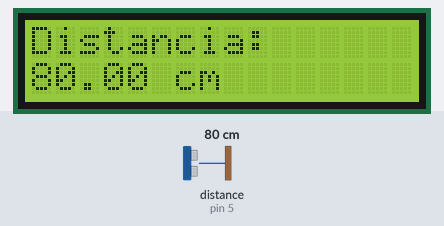
Recording of a sketch running on a simulated Arduino Uno, built with avr-gcc and run on an emulated ATmega328P. On the bench: 16×2 character LCD. The test bench sets the inputs (shaded band); at power-on: distance to the obstacle (sensor on pin 5) 80 cm. The echo pulse lasts 58.3 µs per cm; what the sketch prints to the serial monitor is not drawn.

Above: at 1.2 s.
1.3 s: distance to the obstacle (sensor on pin 5) set to 2 cm
At 2.5 s:
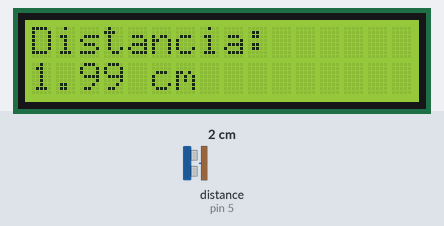
3.6 s: distance to the obstacle (sensor on pin 5) set to 4 cm
At 5.4 s:
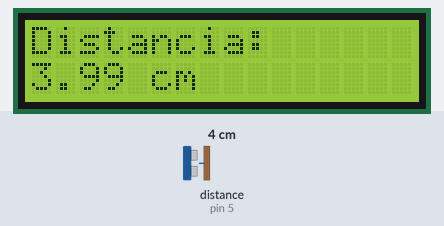
5.7 s: distance to the obstacle (sensor on pin 5) set to 9 cm
At 7.6 s:
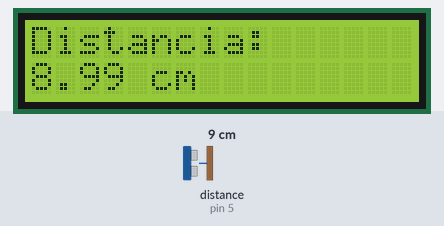
Timing chart, 0 to 9.1 s (numbered marks = the images above; inputs shaded):
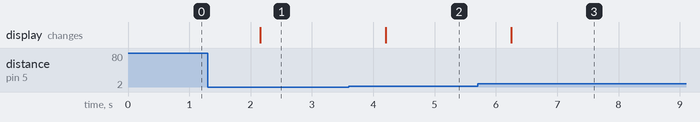

The sketch:

DHT11-DisplayLCD.ino
```cpp
#include <Wire.h>
#include <LiquidCrystal_I2C.h>
#include <Ultrasonic.h>

// Define os pinos para o trigger e echo
#define PINO_TRIGGER 4
#define PINO_ECHO 5

// Inicializa o sensor nos pinos definidos acima
Ultrasonic ultrasonic(PINO_TRIGGER, PINO_ECHO);

// Inicializa a tela LCD com endereço I2C 0x27, 16 colunas e 2 linhas
LiquidCrystal_I2C lcd(0x27, 16, 2);

void setup() {
  Serial.begin(9600);
  lcd.begin(); // Inicializa o LCD
  lcd.backlight(); // Ativa a luz de fundo do LCD
  lcd.print("Lendo dados..."); // Mensagem inicial

  // Configura os pinos
  pinMode(PINO_TRIGGER, OUTPUT);
  pinMode(PINO_ECHO, INPUT);
}

void loop() {
  // Lê as informações do sensor, em cm e polegadas
  float cmMsec, inMsec;
  long microsec = ultrasonic.timing();
  cmMsec = ultrasonic.convert(microsec, Ultrasonic::CM);
  inMsec = ultrasonic.convert(microsec, Ultrasonic::IN);

  // Exibe informações no Serial Monitor
  Serial.print("Distancia em cm: ");
  Serial.print(cmMsec);
  Serial.print(" - Distancia em polegadas: ");
  Serial.println(inMsec);

  // Exibe informações no LCD
  lcd.clear(); // Limpa o LCD
  lcd.setCursor(0, 0); // Define o cursor na coluna 0, linha 0
  lcd.print("Distancia:");
  lcd.setCursor(0, 1); // Define o cursor na coluna 0, linha 1
  lcd.print(cmMsec);
  lcd.print(" cm");

  delay(1000); // Aguarda 1 segundo antes da próxima leitura
}
```

11.ino
```cpp

```

Measured:
- after the input at 1.3 s, the display: changes after 0.86 s (image 1)
- after the input at 3.6 s, the display: changes after 0.60 s (image 2)
- after the input at 5.7 s, the display: changes after 0.55 s (image 3)
